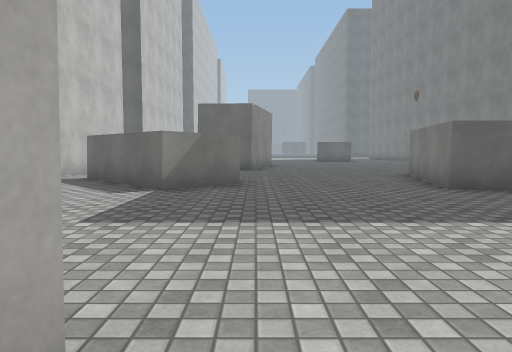
View 1 (above)

24 first-person views from a walk through a Unity game level. The camera is 1.2 m above the floor, tilts 4° down and sees 70° across. The floor is counted in squares, 2 m on a side. Each view is taken from the middle of a square. On the plan, view 1 faces up. The plan holds only what a view shows up to about 10 squares ahead; the rest is blank. The place goes on beyond the plan. The player character is not drawn. Surface patterns are stand-ins for the level's own textures.

View 2
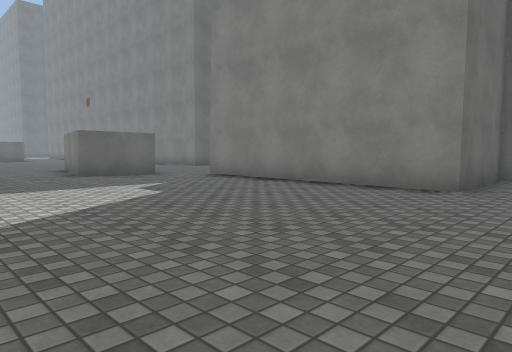

View 3
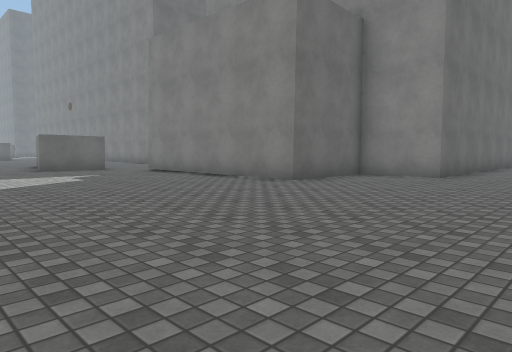

View 4
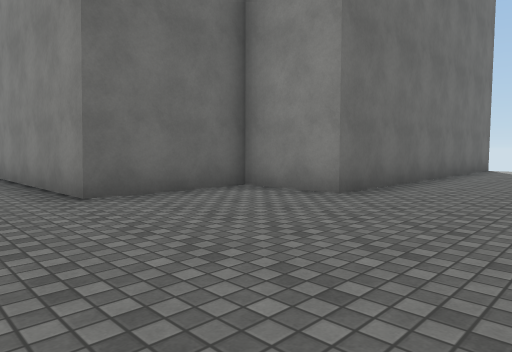

View 5
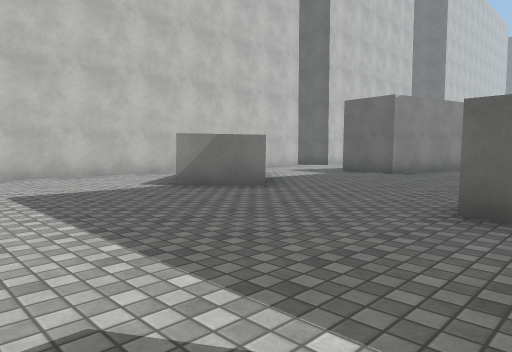

View 6
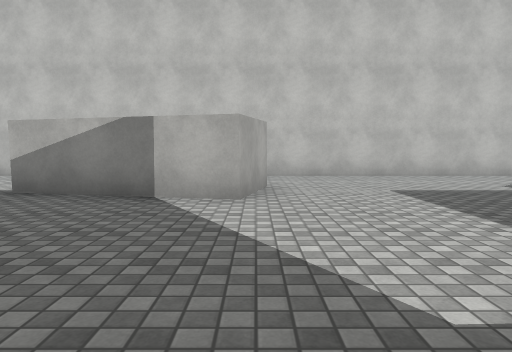

View 7
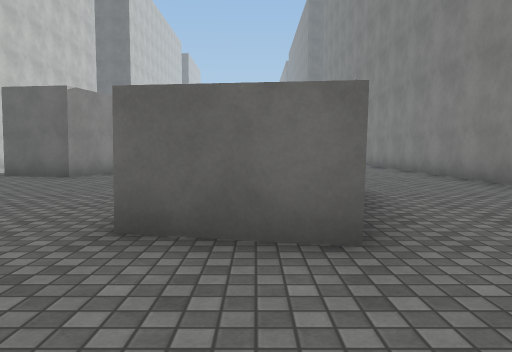

View 8
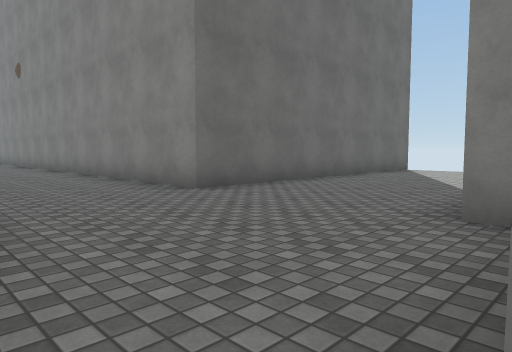

View 9
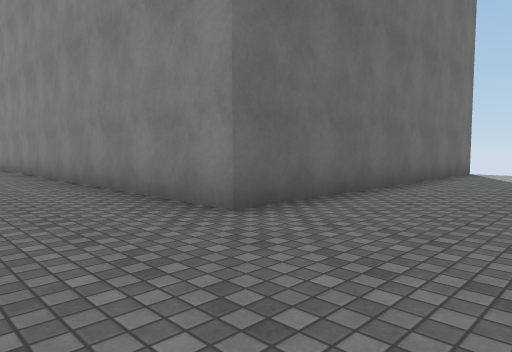

View 10
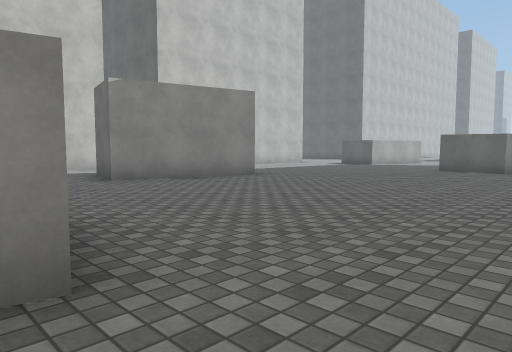

View 11
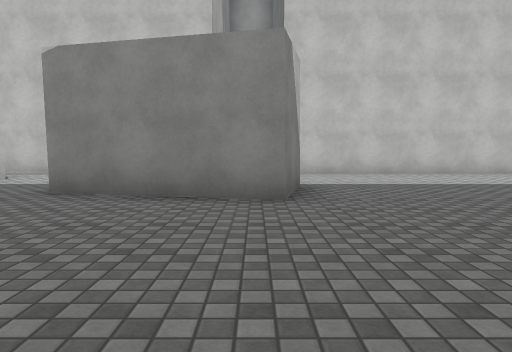

View 12
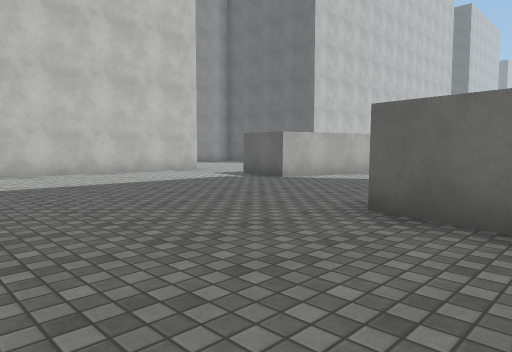

View 13
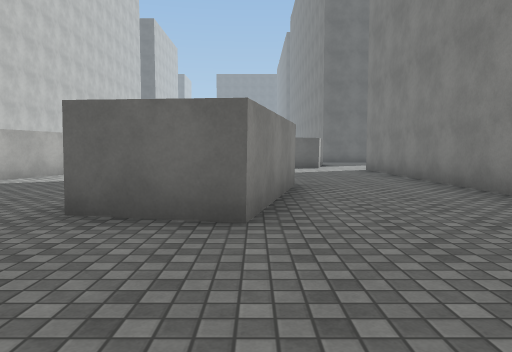

View 14
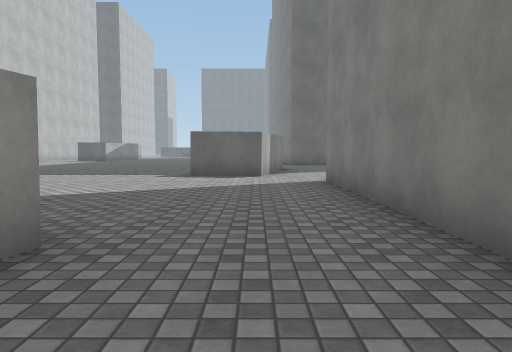

View 15
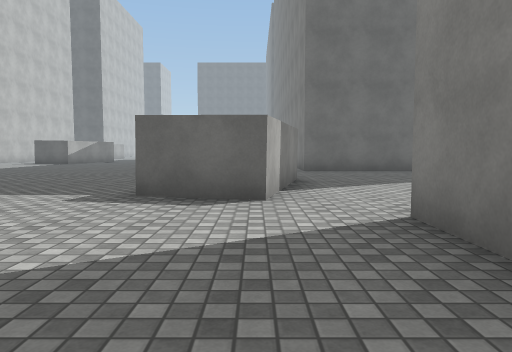

View 16
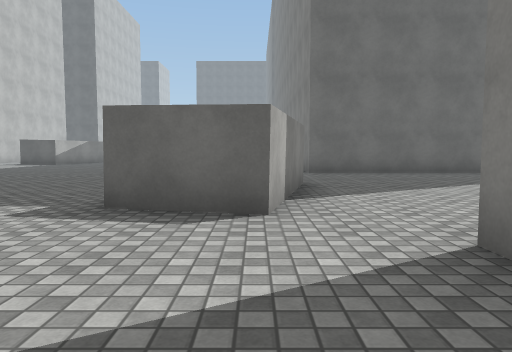

View 17
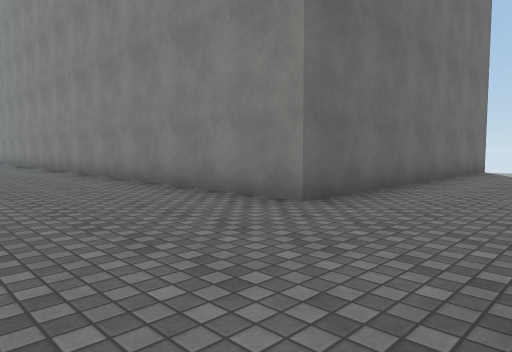

View 18
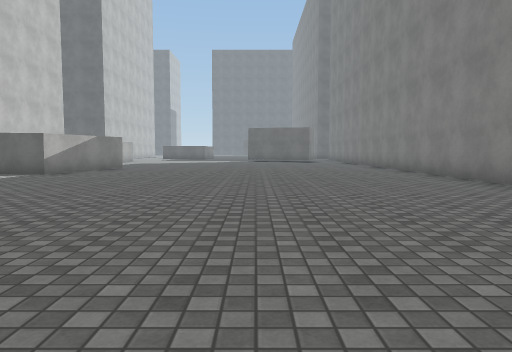

View 19
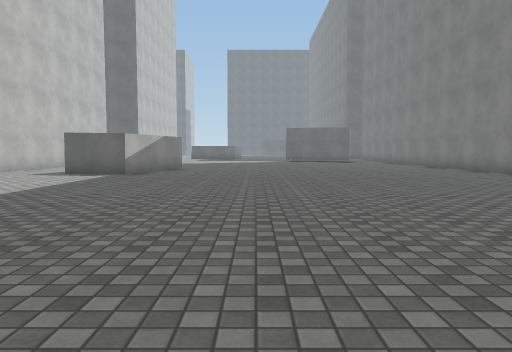

View 20
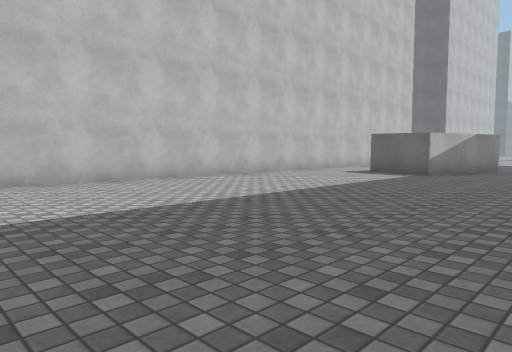

View 21
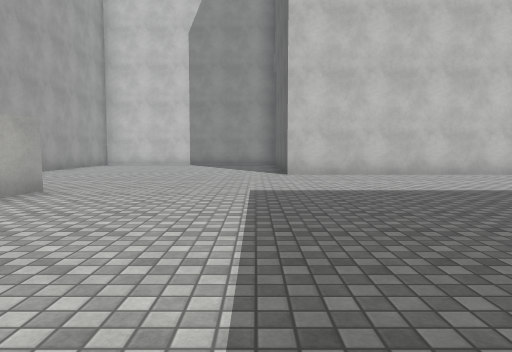

View 22
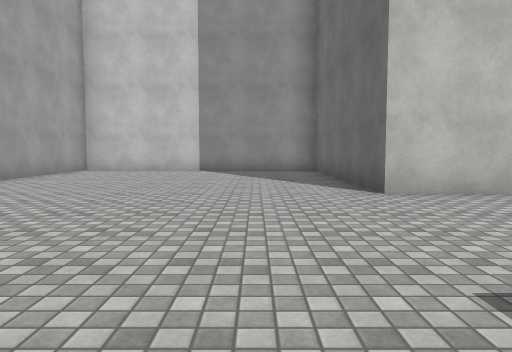

View 23
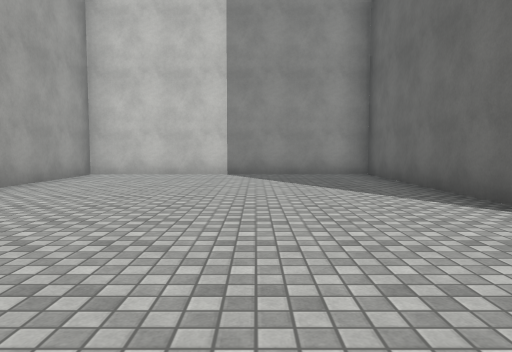

View 24
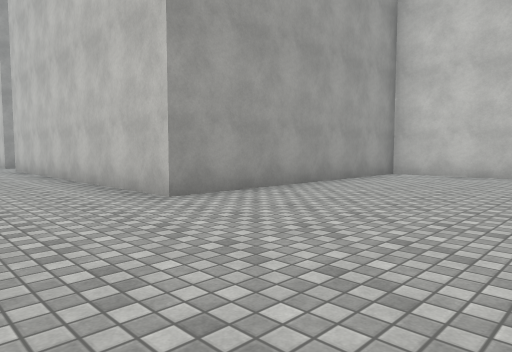

### Floor plan
Points are (right, up) in squares from view 1. A wall is a line through its corners. A room is listed if a view was taken in it or the views show most of it. See-through windows are left out.
Room 1 (views 1, 2, 3, 4, 5, 6, 7, 8, 9, 10, 11, 12, 13, 14)
walls: (-0.2, 6.6) (-1.4, 5.5) (-3.6, 7.8); (4.8, 5.2) (3, 5.6) (3.7, 9); (8.4, 4.5) (8.4, 5); (-2.1, 1.2) (-0.4, 0.8) (-1.2, -2.5); (-4.5, 10.1) (-4.5, 1.2); (-1, 14.7) (0.6, 14.4) (-0.1, 11.1) (-1.9, 11.5); (16.5, 8.7) (8.4, 8.7) (8.4, 17.9); (8.4, 20.8) (8.4, 22.5); (5.7, 22.4) (4.9, 19) (3.1, 19.4); (0, 23.6) (-0.4, 22.2) (-2.2, 22.6); (15.5, -3.2) (8.4, -3.2) (8.4, -1.3) (5.6, -1.4) (5.5, 4.1); (-4.5, 22.9) (-4.5, 15.1)
ways out: opening at (-3.5, 23) to room 2; opening at (4.4, 22.6) to room 2
Room 2 (views 15, 16, 17, 18, 19, 20, 21, 22, 23, 24)
walls: (7.8, 31.8) (7.1, 28.4) (5.4, 28.8); (0.3, 25.1) (0, 23.6); (-1.4, 25.9) (-0.6, 25.7); (-5, 38.2) (-5, 29.8) (-11.1, 29.8) (-11.1, 22.9) (-4.5, 22.9); (-0.9, 41.5) (-1.2, 40) (-3, 40.4); (8.4, 22.5) (8.4, 27.4); (16.5, 34.6) (8.4, 34.6) (8.4, 41.5)
ways out: opening at (-3.5, 23) to room 1; opening at (4.4, 22.6) to room 1

Where each view was taken, in squares from view 1:
view 1: 0 up, 0 right, facing up
view 2: 3 down, 0 right, facing up-right
view 3: 6 down, 0 right, facing up-right
view 4: 6 down, 4 right, facing up-right
view 5: 2 up, 4 right, facing up-left
view 6: 1 up, 4 right, facing left
view 7: 3 up, 4 right, facing up
view 8: 4 up, 5 right, facing up-right
view 9: 6 up, 6 right, facing up-right
view 10: 8 up, 7 right, facing up-left
view 11: 14 up, 5 right, facing left
view 12: 16 up, 5 right, facing up-left
view 13: 16 up, 5 right, facing up
view 14: 20 up, 7 right, facing up
view 15: 24 up, 7 right, facing up
view 16: 25 up, 7 right, facing up
view 17: 32 up, 5 right, facing up-right
view 18: 31 up, 4 right, facing up
view 19: 31 up, 2 right, facing up
view 20: 31 up, 2 right, facing up-left
view 21: 29 up, 4 right, facing left
view 22: 28 up, 0 right, facing left
view 23: 27 up, 2 left, facing left
view 24: 27 up, 2 left, facing down-left
